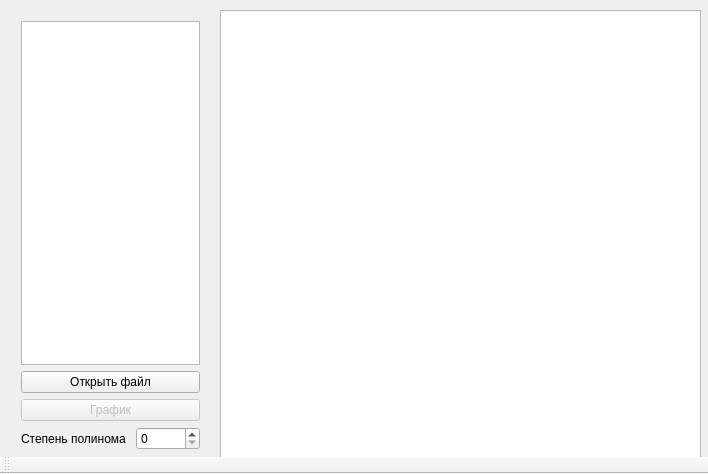
<?xml version="1.0" encoding="UTF-8"?>
<ui version="4.0">
 <class>MainWindow</class>
 <widget class="QMainWindow" name="MainWindow">
  <property name="geometry">
   <rect>
    <x>0</x>
    <y>0</y>
    <width>708</width>
    <height>474</height>
   </rect>
  </property>
  <property name="sizePolicy">
   <sizepolicy hsizetype="Fixed" vsizetype="Preferred">
    <horstretch>0</horstretch>
    <verstretch>0</verstretch>
   </sizepolicy>
  </property>
  <property name="windowTitle">
   <string>Аппроксимация</string>
  </property>
  <widget class="QWidget" name="centralWidget">
   <widget class="QTableWidget" name="tableWidget">
    <property name="geometry">
     <rect>
      <x>220</x>
      <y>10</y>
      <width>481</width>
      <height>451</height>
     </rect>
    </property>
   </widget>
   <widget class="QWidget" name="">
    <property name="geometry">
     <rect>
      <x>10</x>
      <y>10</y>
      <width>201</width>
      <height>451</height>
     </rect>
    </property>
    <layout class="QVBoxLayout" name="verticalLayout">
     <item>
      <widget class="QTableView" name="tableView"/>
     </item>
     <item>
      <widget class="QPushButton" name="openFileBtn">
       <property name="text">
        <string>Открыть файл</string>
       </property>
      </widget>
     </item>
     <item>
      <widget class="QPushButton" name="graphicBtn">
       <property name="enabled">
        <bool>false</bool>
       </property>
       <property name="text">
        <string>График</string>
       </property>
      </widget>
     </item>
     <item>
      <layout class="QFormLayout" name="formLayout">
       <item row="0" column="0">
        <widget class="QLabel" name="label_2">
         <property name="text">
          <string>Степень полинома </string>
         </property>
        </widget>
       </item>
       <item row="0" column="1">
        <widget class="QSpinBox" name="polynomDegreeBox"/>
       </item>
      </layout>
     </item>
    </layout>
   </widget>
  </widget>
  <widget class="QToolBar" name="mainToolBar">
   <attribute name="toolBarArea">
    <enum>BottomToolBarArea</enum>
   </attribute>
   <attribute name="toolBarBreak">
    <bool>false</bool>
   </attribute>
  </widget>
  <action name="action">
   <property name="text">
    <string>фыв</string>
   </property>
  </action>
 </widget>
 <layoutdefault spacing="6" margin="11"/>
 <resources/>
 <connections/>
</ui>
